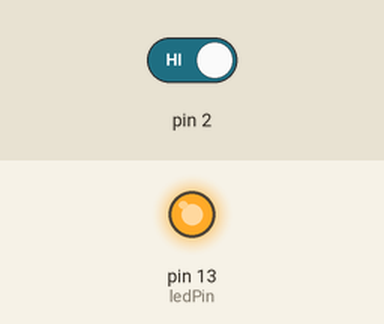
Recording of a sketch running on a simulated Arduino Uno, built with avr-gcc and run on an emulated ATmega328P. On the bench: output pins drawn as LEDs (lit = HIGH). Dashed ring = blinking. Inputs (shaded band) come from the test bench; at power-on: pin 2 HIGH.

Above: at 0.1 s.
At 1.2 s:
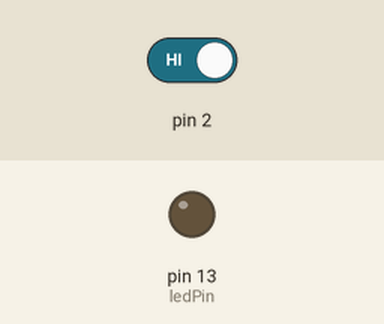
1.3 s: pin 2 driven LOW
At 2.05 s:
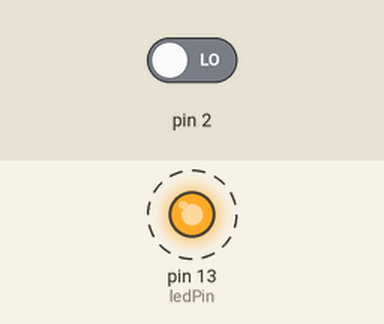
Timing chart, 0 to 10.3 s (numbered marks = the images above; inputs shaded):
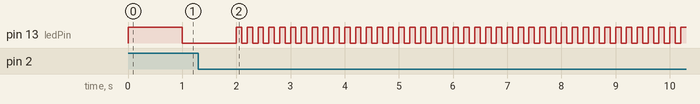

Measured:
- after the input at 1.3 s, pin 13 (ledPin): alternates HIGH for 0.10 s and LOW for 0.10 s, starting after 0.80 s

The sketch:

sketch_03_02_interrupt_flash.ino
```cpp
// sketch 03_02_interrupt_flash

int ledPin = 13;
volatile boolean flashFast = false;

void setup()
{
  pinMode(ledPin, OUTPUT);
  attachInterrupt(0, stuffHapenned, FALLING);
}

void loop()
{
  int period = 1000;
  if (flashFast) period = 100;
  digitalWrite(ledPin, HIGH);
  delay(period);
  digitalWrite(ledPin, LOW);
  delay(period);
}

void stuffHapenned()
{
  flashFast = ! flashFast;
}
```
